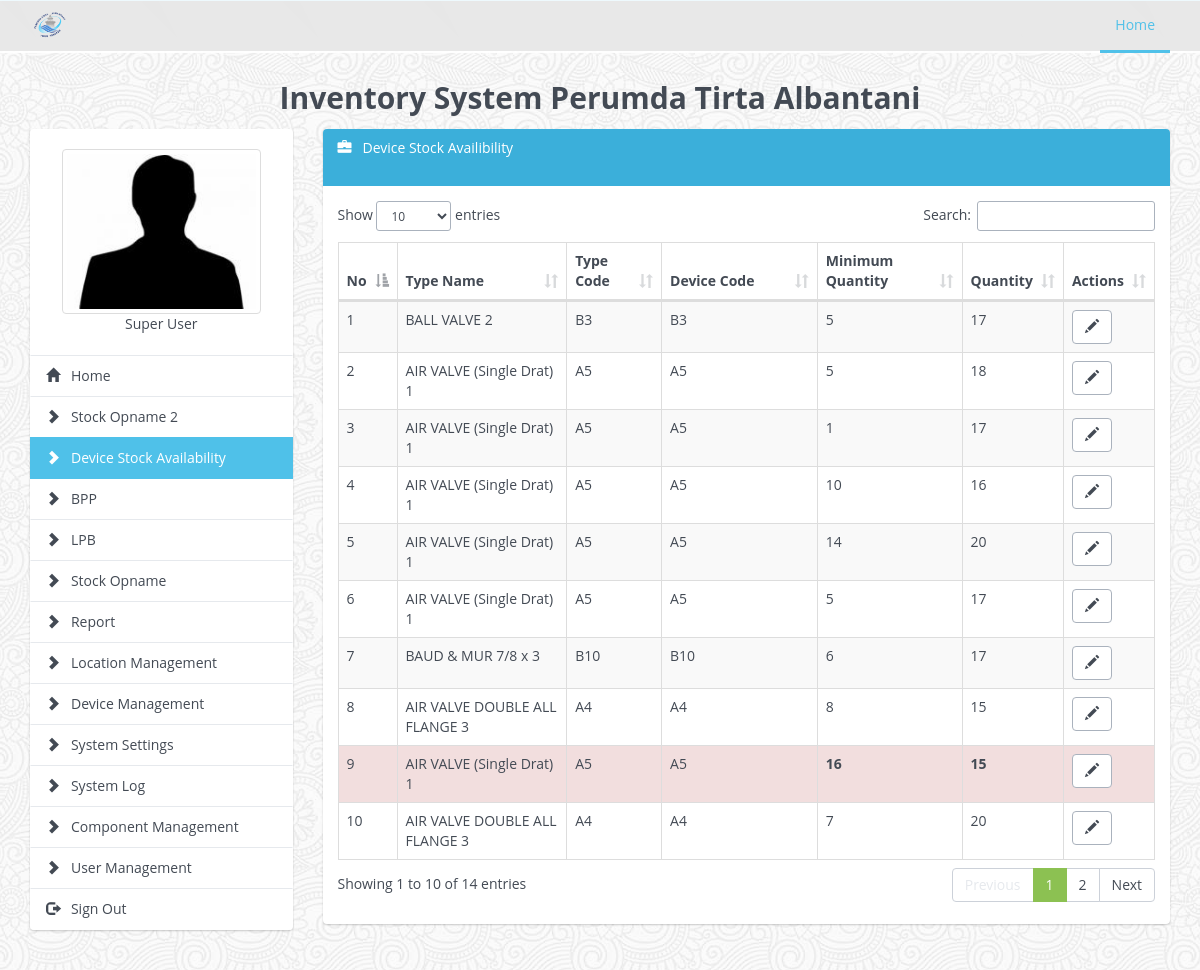
Page /device_stock_availability.php (signed in) on the committed database.
### tables this page shows
CREATE TABLE `system_settings` (
  `setting_name` varchar(50) NOT NULL COMMENT 'Setting Name',
  `setting_value` text NOT NULL COMMENT 'Values',
  `active` enum('yes','no') NOT NULL DEFAULT 'yes',
  `created_by` varchar(30) NOT NULL,
  `created_date` datetime NOT NULL,
  `updated_by` varchar(30) NOT NULL,
  `updated_date` datetime NOT NULL,
  `revision` tinyint NOT NULL DEFAULT '0',
  PRIMARY KEY (`setting_name`)
);

CREATE TABLE `component` (
  `component_id` int NOT NULL AUTO_INCREMENT,
  `component_name` varchar(30) NOT NULL COMMENT 'Component Name',
  `component_page` varchar(100) NOT NULL COMMENT 'Component Page',
  `component_type` enum('system','standard') NOT NULL DEFAULT 'standard' COMMENT 'Component Type',
  `active` enum('yes','no') NOT NULL DEFAULT 'yes' COMMENT 'Active Status',
  `created_by` varchar(30) NOT NULL,
  `created_date` datetime NOT NULL,
  `updated_by` varchar(30) NOT NULL,
  `updated_date` datetime NOT NULL,
  `revision` tinyint NOT NULL DEFAULT '0',
  PRIMARY KEY (`component_id`)
);

CREATE TABLE `device_list` (
  `device_id` int NOT NULL AUTO_INCREMENT,
  `type_id` int NOT NULL COMMENT 'FK Device Type',
  `device_code` varchar(100) NOT NULL COMMENT 'Unique Code (5 digit number in the back)',
  `device_brand` varchar(100) NOT NULL,
  `device_quantity` int DEFAULT NULL,
  `minimum_quantity` int DEFAULT '1',
  `device_model` varchar(100) DEFAULT NULL,
  `device_serial` varchar(255) NOT NULL,
  `device_color` varchar(100) NOT NULL COMMENT 'Color',
  `device_description` text,
  `device_photo` text,
  `device_status` enum('new','in use','damaged','repaired','discarded') NOT NULL DEFAULT 'new',
  `location_id` int DEFAULT NULL COMMENT 'FK Location',
  `device_deployment_date` datetime DEFAULT NULL COMMENT 'Fill this field when assigned to a location',
  `created_by` varchar(30) NOT NULL,
  `created_date` datetime NOT NULL,
  `updated_by` varchar(30) NOT NULL,
  `updated_date` datetime NOT NULL,
  `revision` tinyint NOT NULL DEFAULT '0',
  PRIMARY KEY (`device_id`)
);

CREATE TABLE `device_type` (
  `type_id` int NOT NULL AUTO_INCREMENT,
  `type_name` varchar(30) NOT NULL COMMENT 'Device Type Name',
  `type_code` varchar(30) NOT NULL COMMENT 'Device Type Code',
  `active` enum('yes','no') NOT NULL DEFAULT 'yes' COMMENT 'Device Type Active Status',
  `created_by` varchar(30) NOT NULL,
  `created_date` datetime NOT NULL,
  `updated_by` varchar(30) NOT NULL,
  `updated_date` datetime NOT NULL,
  `revision` tinyint NOT NULL DEFAULT '0' COMMENT 'Total Device Type Changes',
  PRIMARY KEY (`type_id`)
);

### lib/db.class.php (called while the page is built, shortened)
<?php
class DB
{
	private $pdo;
	private $sQuery;
	private function Connect()
	{
		$dsn = 'mysql:dbname=' . $_ENV['DBNAME'] . ';host=' . $_ENV['HOST'] . '';
		try {
			$this->pdo = new PDO($dsn, $_ENV['USER'], $_ENV['PASSWORD'], array(PDO::MYSQL_ATTR_INIT_COMMAND => "SET NAMES utf8"));
			$this->pdo->setAttribute(PDO::ATTR_ERRMODE, PDO::ERRMODE_EXCEPTION);
			$this->pdo->setAttribute(PDO::ATTR_EMULATE_PREPARES, false);
			$this->bConnected = true;
		} catch (PDOException $e) {
			echo $this->ExceptionLog($e->getMessage());
			die();
		}
	}
	private function Init($query, $parameters = "")
	{
		try {
			$this->sQuery = $this->pdo->prepare($query);
			$this->succes 	= $this->sQuery->execute();
		} catch (PDOException $e) {
			echo $this->ExceptionLog($e->getMessage(), $query);
			die();
		}
	}
	public function query($query, $params = null, $fetchmode = PDO::FETCH_ASSOC)
	{
		$query = trim($query);
		$this->Init($query, $params);
		$rawStatement = explode(" ", $query);
		$statement = strtolower($rawStatement[0]);
		if ($statement === 'select' || $statement === 'show') {
			return $this->sQuery->fetchAll($fetchmode);
		} elseif ($statement === 'insert' ||  $statement === 'update' || $statement === 'delete') {
			return $this->sQuery->rowCount();
		} else {
			return NULL;
		}
	}
	public function single($query, $params = null)
	{
		$this->Init($query, $params);
		return $this->sQuery->fetchColumn();
	}
}

### class/inventory.class.php (called while the page is built, shortened)
<?php
require_once(__DIR__ . '/../lib/db.class.php');
class Inventory
{
	public function __construct() {
		$this->db = new DB();
	}
	public function setting_data($setting_name)
	{
		$query         = "SELECT setting_value FROM system_settings WHERE setting_name = '$setting_name' AND active = 'yes'";
		$setting_value = $this->db->single($query);
		return $setting_value;
	}
	public function main_menu($privileges)
	{
		if ($privileges!="*") {
			$query = "SELECT component_id, component_name, component_page FROM component WHERE component_id IN ($privileges) AND active = 'yes' ORDER BY component_type DESC";
		}
		else {
			$query = "SELECT component_id, component_name, component_page FROM component WHERE active = 'yes' ORDER BY component_type DESC";
		}
		$main_menu_array = $this->db->query($query);
		return $main_menu_array;
	}
}
?>

### class/device_stock_availability.class.php (called while the page is built, shortened)
<?php
require_once __DIR__ . '/../lib/db.class.php';
class DeviceStockAvailability
{
  private $db;
  public function __construct()
  {
    $this->db = new DB();
  }
  public function getStock()
  {
    $query = 'SELECT device_id, type_name, type_code, device_code, device_quantity, minimum_quantity FROM device_list INNER JOIN device_type USING(type_id);';
    $result = $this->db->query($query);
    return $result;
  }
}

### device_stock_availability.php (the view, shortened to what this page needs)
<?php
require_once(__DIR__ . '/lib/db.class.php');
$db        = new DB();
require_once(__DIR__ . '/class/inventory.class.php');
$invClass  = new Inventory();
require_once __DIR__ . '/class/device_stock_availability.class.php';
$deviceStockAvailability = new DeviceStockAvailability();
$stocks = $deviceStockAvailability->getStock();
include(__DIR__ . "/include/include_header.php");
?>
<div class="col-lg-9 col-md-9 col-sm-12 col-xs-12">
  <div class="panel panel-primary">
    <div class="panel-heading">
      <h3 class="panel-title">
        <i class="glyphicon glyphicon-briefcase"></i> &nbsp;
        Device Stock Availibility
      </h3>
      <br>
    </div>
    <div class='panel-body'>
      <table id="datatable" class="table table-bordered table-striped">
        <thead>
          <tr>
            <th>No</th>
            <th>Type Name</th>
            <th>Type Code</th>
            <th>Device Code</th>
            <th>Minimum Quantity</th>
            <th>Quantity</th>
            <?php if ($_SESSION['level'] == 'admin') : ?>
              <th>Actions</th>
            <?php endif; ?>
          </tr>
        </thead>
        <tbody>
          <?php foreach ($stocks as $key => $stock) : ?>
            <tr data-quantity="<?php echo $stock['device_quantity']; ?>" data-minimum-quantity="<?php echo $stock['minimum_quantity']; ?>">
              <td><?php echo $key + 1 ?></td>
              <td><?php echo $stock['type_name'] ?></td>
              <td><?php echo $stock['type_code'] ?></td>
              <td><?php echo $stock['device_code'] ?></td>
              <td class="td-minimum-quantity"><?php echo $stock['minimum_quantity'] ?></td>
              <td class="td-quantity"><?php echo $stock['device_quantity'] ?></td>
              <?php if ($_SESSION['level'] == 'admin') : ?>
                <td>
                  <button type="button" class="btn btn-default" title="Edit Device" onclick="show_modal_edit('<?php echo $stock['device_id']; ?>')"><i class="glyphicon glyphicon-pencil"></i></button>
                </td>
              <?php endif; ?>
            </tr>
          <?php endforeach; ?>
        </tbody>
      </table>
    </div>
  </div>
</div>
<?php
include("./include/include_footer.php");
?>
<link rel="stylesheet" type="text/css" href="./assets/plugins/datatables/media/css/dataTables.bootstrap.min.css">

### include/include_header.php (shortened to what this page needs)
<?php
	$current_page      = basename($_SERVER['PHP_SELF']);
	$main_menu_array   = $invClass->main_menu($_SESSION['privileges']);
	$display_menu      = "";
	foreach ($main_menu_array as $main_menu) {
		$component_name = $main_menu['component_name'];
		$component_page = $main_menu['component_page'];
		if ($current_page==$component_page) {
			$display_menu .= "<a href='$component_page' class='list-group-item active' title='$component_name'><i class='glyphicon glyphicon-chevron-right'></i> &nbsp; $component_name</a>";
		} else {
			$display_menu .= "<a href='$component_page' class='list-group-item' title='$component_name'><i class='glyphicon glyphicon-chevron-right'></i> &nbsp; $component_name</a>";
		}
		if ($current_page=="dashboard.php") {
			$home_link = "active";
		} else {
			$home_link = "";
		}
	}
?>
	<!DOCTYPE html>
		<html>
		<head>
			<link rel="stylesheet" type="text/css" href="./assets/css/<?php if ($invClass->setting_data("color_scheme")!="") { echo $invClass->setting_data("color_scheme"); } else {echo "site-default.min.css";} ?>">
			<link rel="stylesheet" type="text/css" href="./assets/plugins/pace/pace.css">
			<link rel="stylesheet" href="./assets/css/style.css">
		</head>
		<body background="./assets/images/backgrounds/<?php if ($invClass->setting_data("body_background")!="") { echo $invClass->setting_data("body_background"); } else {echo "symphony.png";} ?>">
			<div class="docs-header">
				<nav class="navbar navbar-default navbar-custom" role="navigation">
					<div class="container">
						<div class="navbar-header">
							<a class="navbar-brand" href="dashboard.php">
								<img src="./assets/images/<?php if ($invClass->setting_data("inventory_logo")!="") { echo $invClass->setting_data("inventory_logo"); } else {echo "logo.png";} ?>" height="40">
							</a>
						</div>
						<div class="collapse navbar-collapse">
							<ul class="nav navbar-nav navbar-right">
								<li><a class="nav-link current" href="dashboard.php" >Home</a></li>
							</ul>
						</div>
					</div>
				</nav>
			</div>
			<div class="container document">
				<div class="row">
					<div class="col-lg-12 col-md-12 col-sm-12 col-xs-12">
						<h3 class="text-center">
							<?php
							if ($invClass->setting_data("inventory_name")!="") {
								echo $invClass->setting_data("inventory_name");
							} else {
								echo "Inventory System";
							} ?>  Perumda Tirta Albantani
						</h3>
					</div>
				</div>
			</div>
			<div class="container document">
				<div class="row">
					<div class="col-lg-3 col-md-3 col-sm-12 col-xs-12">
						<div class="list-group">
							<li class="list-group-item">
								<div class="text-center">
									<a href='my_profile.php' class='list-group-item text-center' title='My Profile'>
										<img src="<?php echo $_SESSION['user_photo'] ?>" class="img-thumbnail" height="120px" /><br>
										<?php echo $_SESSION['first_name']. " " .$_SESSION['last_name'] ?>
									</a>
								</div>
							</li>
							<a href="dashboard.php" class="list-group-item <?php echo $home_link; ?>" title="Dashboard"><i class="glyphicon glyphicon-home"></i> &nbsp; Home</a>
							<?php
								echo $display_menu;
							?>
							<a href="#" class="list-group-item" id="sign_out" title="Sign Out"><i class="glyphicon glyphicon-log-out"></i> &nbsp; Sign Out</a>
						</div>
					</div>

### assets/css/style.css (style rules this page uses)
.text-center { text-align: center !important; }

### rows in the picture
system_settings: setting_value (picture)
system_settings: setting_value "Inventory System"
component: component_name "Stock Opname 2"
component: component_name "Device Stock Availability"
component: component_name "BPP"
component: component_name "LPB"
component: component_name "Stock Opname"
component: component_name "Report"
component: component_name "Location Management"
component: component_name "Device Management"
component: component_name "System Settings"
component: component_name "System Log"
component: component_name "Component Management"
component: component_name "User Management"
device_list: type.type_name "BALL VALVE 2", type.type_code "B3", device_code "B3", minimum_quantity "5", device_quantity "17"
device_list: type.type_name "AIR VALVE (Single Drat) 1", type.type_code "A5", device_code "A5", minimum_quantity "5", device_quantity "18"
device_list: type.type_name "AIR VALVE (Single Drat) 1", type.type_code "A5", device_code "A5", minimum_quantity "1", device_quantity "17"
device_list: type.type_name "AIR VALVE (Single Drat) 1", type.type_code "A5", device_code "A5", minimum_quantity "10", device_quantity "16"
device_list: type.type_name "AIR VALVE (Single Drat) 1", type.type_code "A5", device_code "A5", minimum_quantity "14", device_quantity "20"
device_list: type.type_name "AIR VALVE (Single Drat) 1", type.type_code "A5", device_code "A5", minimum_quantity "5", device_quantity "17"
device_list: type.type_name "BAUD & MUR 7/8 x 3", type.type_code "B10", device_code "B10", minimum_quantity "6", device_quantity "17"
device_list: type.type_name "AIR VALVE DOUBLE ALL FLANGE 3", type.type_code "A4", device_code "A4", minimum_quantity "8", device_quantity "15"
device_list: type.type_name "AIR VALVE (Single Drat) 1", type.type_code "A5", device_code "A5", minimum_quantity "16", device_quantity "15"
device_list: type.type_name "AIR VALVE DOUBLE ALL FLANGE 3", type.type_code "A4", device_code "A4", minimum_quantity "7", device_quantity "20"

### other values in the picture
$_SESSION['first_name'] "Super"
$_SESSION['last_name'] "User"
